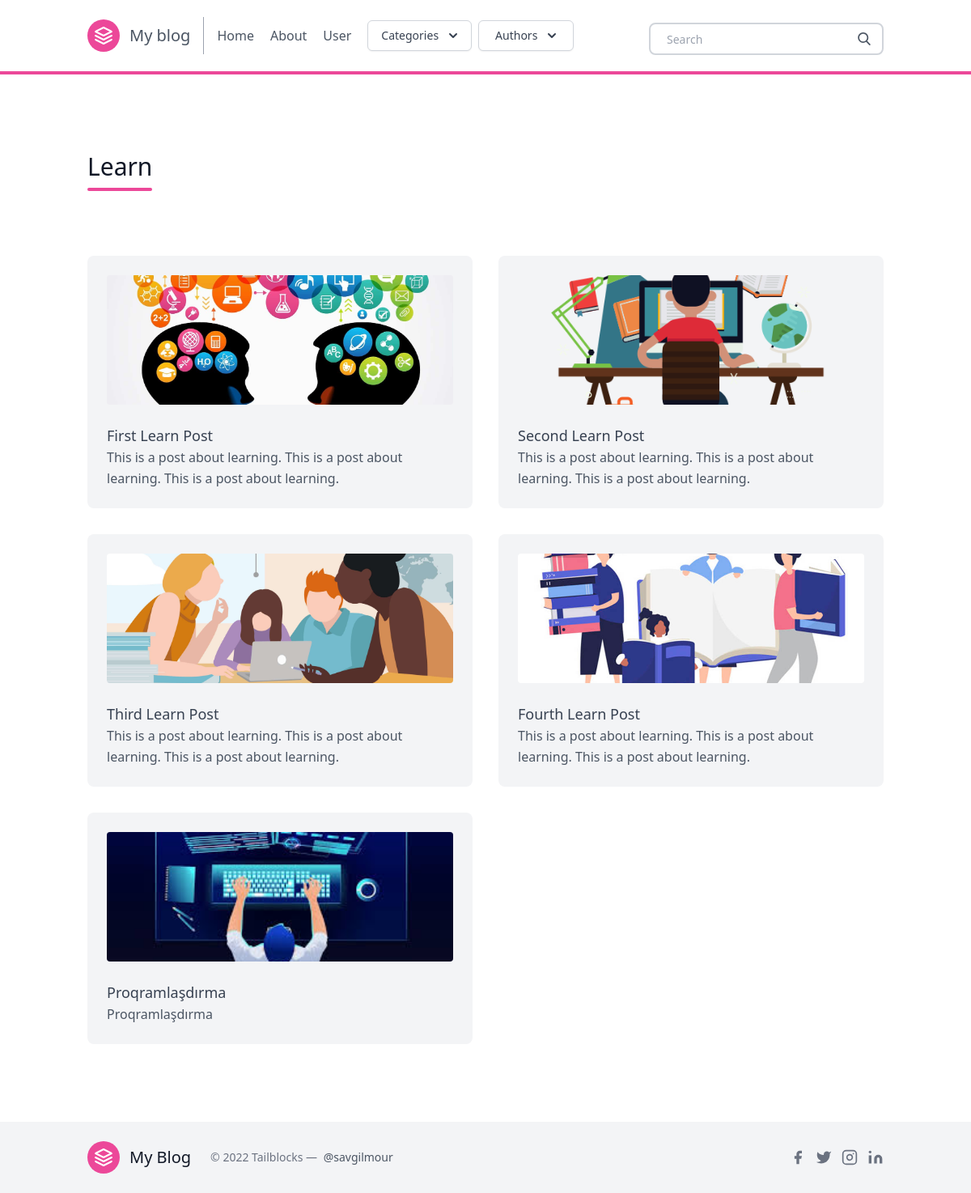
Page /postlist/learn/ on the committed database.
### posts/models.py (models this page shows, shortened)
class Category(models.Model):
    title = models.CharField(max_length=20)
    subtitle = models.CharField(max_length=20)
    slug = models.SlugField()
    thumbnail = models.ImageField()

class Post(models.Model):
    title = models.CharField(max_length=100)
    slug = models.SlugField()
    overview = models.TextField()
    timestamp = models.DateTimeField(auto_now_add=True)
    content = models.TextField()
    author = models.ForeignKey(Author, on_delete=models.CASCADE)
    thumbnail = models.ImageField()
    categories = models.ManyToManyField(Category)
    featured = models.BooleanField()

### posts/views.py (the view)
# urls.py: path('postlist/<slug>/', postlist, name = 'postlist'),
def postlist (request,slug):
    category = Category.objects.get(slug = slug)
    posts = Post.objects.filter(categories__in=[category])
    context = {
        'posts': posts,
        'category': category,
    }
    return render(request, 'post_list.html', context)

### posts/templatetags/markdown_extras.py (called while the page is built)
@register.simple_tag
def get_categories():
    return Category.objects.all()

@register.simple_tag
def get_authors():
    return Author.objects.all()

### templates/post_list.html (shortened to what this page needs)
{% extends 'base.html' %}
{% block content %}
<section class="text-gray-600 body-font">
    <div class="container px-5 py-24 mx-auto">
      <div class="flex flex-wrap w-full mb-20">
        <div class="lg:w-1/2 w-full mb-6 lg:mb-0">
          <h1 class="sm:text-3xl text-2xl font-medium title-font mb-2 text-gray-900">
            {{ category.title }}</h1>
          <div class="h-1 w-20 bg-pink-500 rounded"></div>
        </div>
      </div>
      <div class="flex flex-wrap -m-4">
       {% for post in posts %}
        <div class="xl:w-1/4 md:w-1/2 p-4">
          <div class="bg-gray-100 p-6 rounded-lg">
            <img class="h-40 rounded w-full object-cover object-center mb-6" src="{{ post.thumbnail.url }}" alt="content">
            <a href="{% url 'post' post.slug %}" h2 class="rounded-lg transition ease-in-out delay-150 hover:-translate-y-1 hover:scale-110 hover:bg-pink-300 duration-300 text-lg text-gray-700 font-medium title-font mb-4">
              {{ post.title }}</a>
            <p class="leading-relaxed text-base">
              {{ post.overview }}</p>
          </div>
        </div>
       {% endfor %}
      </div>
    </div>
</section>
{% endblock content %}

### rows in the picture
Category: title "Learn"
Post: thumbnail (picture), title "First Learn Post", overview "This is a post about learning. This is a post about learning. This is a post about learning."
Post: thumbnail (picture), title "Second Learn Post", overview "This is a post about learning. This is a post about learning. This is a post about learning."
Post: thumbnail (picture), title "Third Learn Post", overview "This is a post about learning. This is a post about learning. This is a post about learning."
Post: thumbnail (picture), title "Fourth Learn Post", overview "This is a post about learning. This is a post about learning. This is a post about learning."
Post: thumbnail (picture), title "Proqramlaşdırma", overview "Proqramlaşdırma"
